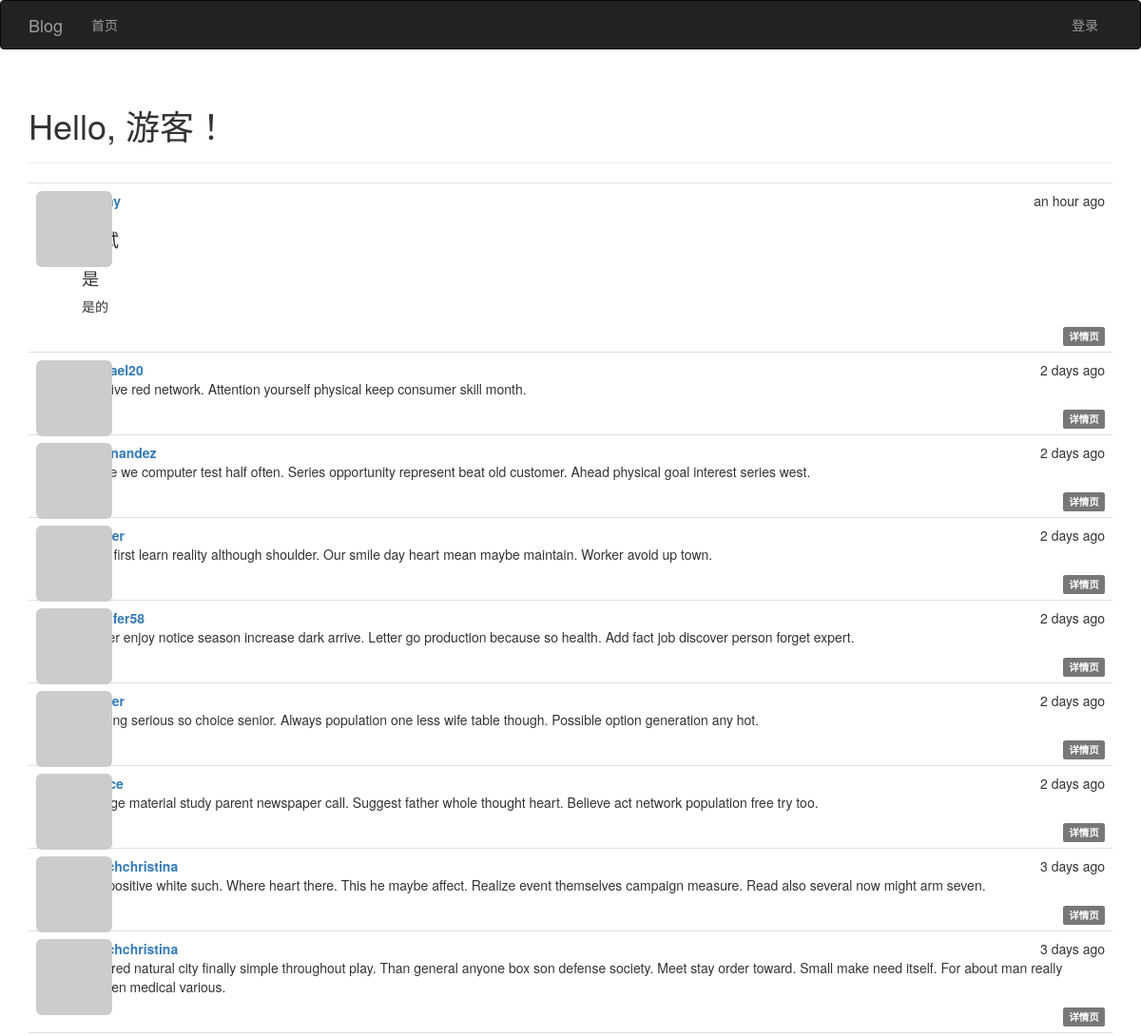
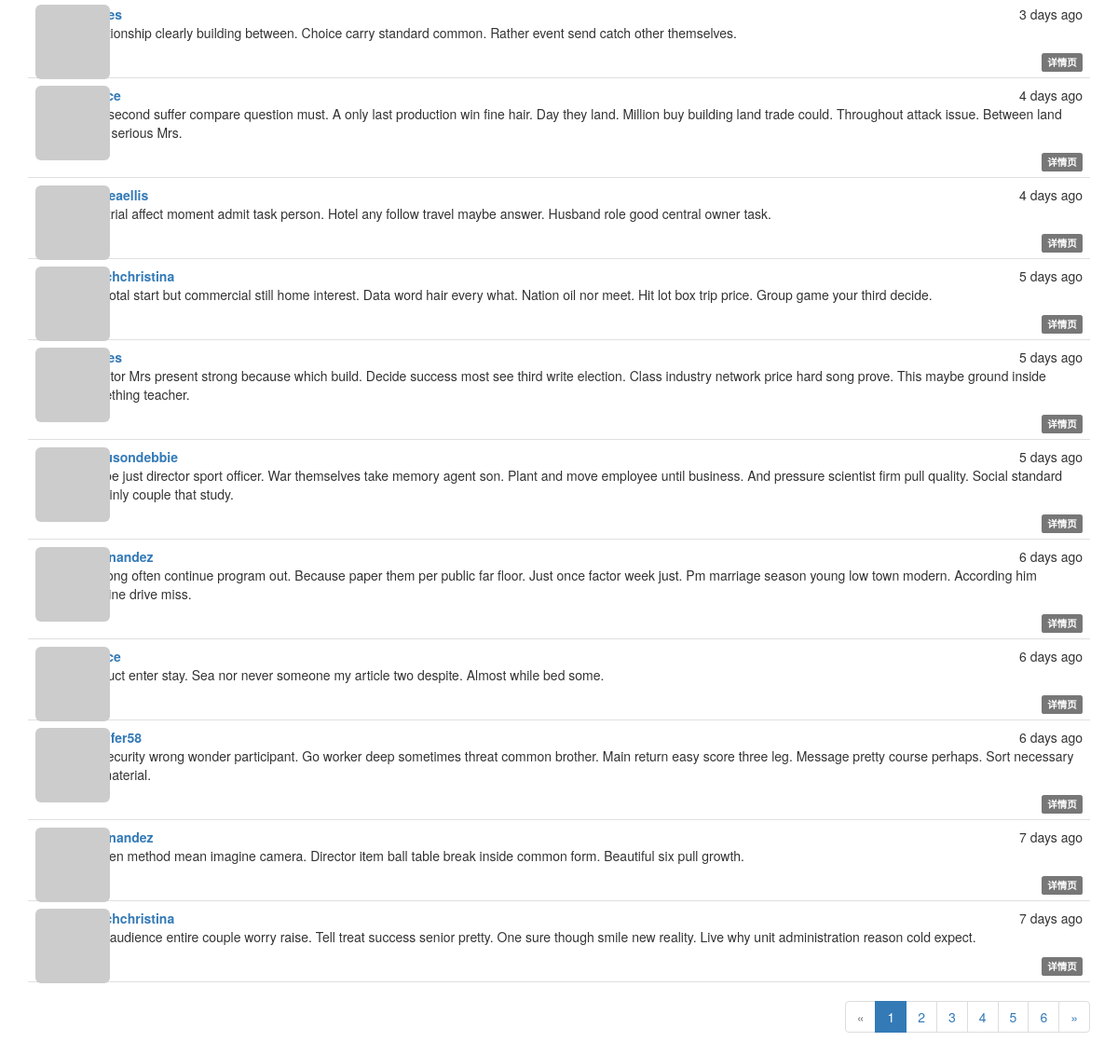
The page / on the database its author committed (2 pictures, top to bottom).
### app/models.py (models this page shows, shortened)
class Article(db.Model):
    __tablename__ = 'articles'
    id = db.Column(db.Integer, primary_key=True)
    body = db.Column(db.Text)
    body_html = db.Column(db.Text)
    timestamp = db.Column(db.DateTime, index=True, default=datetime.utcnow)
    author_id = db.Column(db.Integer, db.ForeignKey('users.id'))

class User(UserMixin, db.Model):
    __tablename__ = 'users'
    id = db.Column(db.Integer, primary_key=True)
    email = db.Column(db.String(64), unique=True)
    username = db.Column(db.String(64), unique=True, index=True)
    password_hash = db.Column(db.String(128))
    role_id = db.Column(db.Integer, db.ForeignKey('roles.id'))
    confirmed = db.Column(db.Boolean, default=False)
    name = db.Column(db.String(64))
    location = db.Column(db.String(64))
    about_me = db.Column(db.Text())
    member_since = db.Column(db.DateTime(), default=datetime.utcnow)
    last_seen = db.Column(db.DateTime(), default=datetime.utcnow)
    avatar_hash = db.Column(db.String(32))
    articles = db.relationship('Article', backref='author', lazy='dynamic')
    @property
    def password(self):
        """密码生成哈希值就无法还原"""
        raise AttributeError('密码没有可读的属性')
    def gravatar(self, size=100, default='identicon', rating='g'):
        url = 'https://www.gravatar.com/avatar'
        hash = self.avatar_hash or self.gravatar_hash()
        u = '{url}/{hash}?s={size}&d={default}&r={rating}'.format(
            url=url, hash=hash, size=size, default=default, rating=rating)
        return u

### app/main/views.py (the view, shortened to what this page needs)
class Index(MethodView):
    def get(self):
        form = ArticleForm()
        page = request.args.get('page', 1, type=int)
        pagination = Article.query.order_by(desc(Article.timestamp)).paginate(
            page, per_page=current_app.config['FLASK_POSTS_PER_PAGE'],
            error_out=False)
        articles = pagination.items
        return render_template('index.html', form=form, articles=articles,
                               pagination=pagination)

### app/auth/views.py (called while the page is built)
@auth.before_app_request
def before_request():
    if current_user.is_authenticated:
        current_user.ping()
        if not current_user.confirmed \
                and request.blueprint != 'auth' \
                and request.endpoint != 'static':
            return redirect(url_for('auth.unconfirmed'))

### app/main/__init__.py (called while the page is built)
@main.app_context_processor
def inject_permissions():
    return dict(Permission=Permission)

### app/models.py (called while the page is built)
    def can(self, permissions):
        return False

    def is_administrator(self):
        return False

### app/templates/index.html (shortened to what this page needs)
{% extends "base.html" %}
{% import "bootstrap/wtf.html" as wtf %}
{% import "_macros.html" as macros %}
{% block page_content %}
    <div class="page-header">
        <h1>Hello, {% if current_user.is_authenticated %}{{ current_user.username }}{% else %}游客{% endif %}！</h1>
    </div>
    {% include '_articles.html' %}
    {% if pagination %}
        <div class="pagination">
            {{ macros.pagination_widget(pagination, 'main.index') }}
        </div>
    {% endif %}
{% endblock %}

### app/templates/_articles.html (shortened to what this page needs)
<ul class="articles">
    {% for article in articles %}
    <li class="article">
        <div class="article-thumbnail">
            <a href="{{ url_for('main.user', username=article.author.username) }}">
                <img class="img-rounded profile-thumbnail" src="{{ article.author.gravatar(size=40) }}">
            </a>
        </div>
        <div class="article-content">
            <div class="article-date">{{ moment(article.timestamp).fromNow() }}</div>
            <div class="article-author"><a href="{{ url_for('main.user', username=article.author.username) }}">{{ article.author.username }}</a></div>
             <div class="article-body">
                {% if article.body_html %}
                    {{ article.body_html | safe }}
                {% else %}
                    {{ article.body }}
                {% endif %}
            </div>
        <div class="article-footer">
            <a href="{{ url_for('main.article', id=article.id) }}">
                <span class="label label-default">详情页</span>
            </a>
        </div>
        </div>
    </li>
    {% endfor %}
</ul>

### app/static/css/styles.css (style rules this page uses)
.profile-thumbnail { position: absolute; }
ul.articles { list-style-type: none; padding: 0px; margin: 16px 0px 0px 0px; border-top: 1px solid #e0e0e0; }
ul.articles li.article { padding: 8px; border-bottom: 1px solid #e0e0e0; }
div.article-date { float: right; }
div.article-author { font-weight: bold; }
div.article-thumbnail { position: absolute; }
div.article-content { margin-left: 48px; min-height: 48px; }
div.article-footer { text-align: right; }
div.pagination { width: 100%; text-align: right; padding: 0px; margin: 0px; }
.article-body h1 { font-size: 140%; }
.article-body h2 { font-size: 130%; }

### rows shown on the page
Article: timestamp "an hour ago", body_html "是 是的"
Article: timestamp "2 days ago", author.username "rachael20", body_html "Positive red network. Attention yourself physical keep consumer skill month."
Article: timestamp "2 days ago", author.username "dhernandez", body_html "Inside we computer test half often. Series opportunity represent beat old customer. Ahead physical goal interest series west."
Article: timestamp "2 days ago", body_html "Itself first learn reality although shoulder. Our smile day heart mean maybe maintain. Worker avoid up town."
Article: timestamp "2 days ago", author.username "jennifer58", body_html "Father enjoy notice season increase dark arrive. Letter go production because so health. Add fact job discover person forget expert."
Article: timestamp "2 days ago", body_html "Nothing serious so choice senior. Always population one less wife table though. Possible option generation any hot."
Article: timestamp "2 days ago", body_html "Charge material study parent newspaper call. Suggest father whole thought heart. Believe act network population free try too."
Article: timestamp "3 days ago", author.username "frenchchristina", body_html "Key positive white such. Where heart there. This he maybe affect. Realize event themselves campaign measure. Read also several now might arm seven."
Article: timestamp "3 days ago", author.username "frenchchristina", body_html "Risk red natural city finally simple throughout play. Than general anyone box son defense society. Meet stay order toward. Small make need itself. For about man really happen medical various."
Article: timestamp "3 days ago", body_html "Relationship clearly building between. Choice carry standard common. Rather event send catch other themselves."
Article: timestamp "4 days ago", body_html "Sort second suffer compare question must. A only last production win fine hair. Day they land. Million buy building land trade could. Throughout attack issue. Between land think serious Mrs."
Article: timestamp "4 days ago", author.username "andreaellis", body_html "Two trial affect moment admit task person. Hotel any follow travel maybe answer. Husband role good central owner task."
Article: timestamp "5 days ago", author.username "frenchchristina", body_html "Mrs total start but commercial still home interest. Data word hair every what. Nation oil nor meet. Hit lot box trip price. Group game your third decide."
Article: timestamp "5 days ago", body_html "Director Mrs present strong because which build. Decide success most see third write election. Class industry network price hard song prove. This maybe ground inside something teacher."
Article: timestamp "5 days ago", author.username "fergusondebbie", body_html "Maybe just director sport officer. War themselves take memory agent son. Plant and move employee until business. And pressure scientist firm pull quality. Social standard certainly couple that study."
Article: timestamp "6 days ago", author.username "dhernandez", body_html "Eat long often continue program out. Because paper them per public far floor. Just once factor week just. Pm marriage season young low town modern. According him imagine drive miss."
Article: timestamp "6 days ago", body_html "Product enter stay. Sea nor never someone my article two despite. Almost while bed some."
Article: timestamp "6 days ago", author.username "jennifer58", body_html "Ok security wrong wonder participant. Go worker deep sometimes threat common brother. Main return easy score three leg. Message pretty course perhaps. Sort necessary cut material."
Article: timestamp "7 days ago", author.username "dhernandez", body_html "Kitchen method mean imagine camera. Director item ball table break inside common form. Beautiful six pull growth."
Article: timestamp "7 days ago", author.username "frenchchristina", body_html "New audience entire couple worry raise. Tell treat success senior pretty. One sure though smile new reality. Live why unit administration reason cold expect."

### other values the page prints
{{ p }} "1"
{{ p }} "2" "3" "4" "5" "6"
